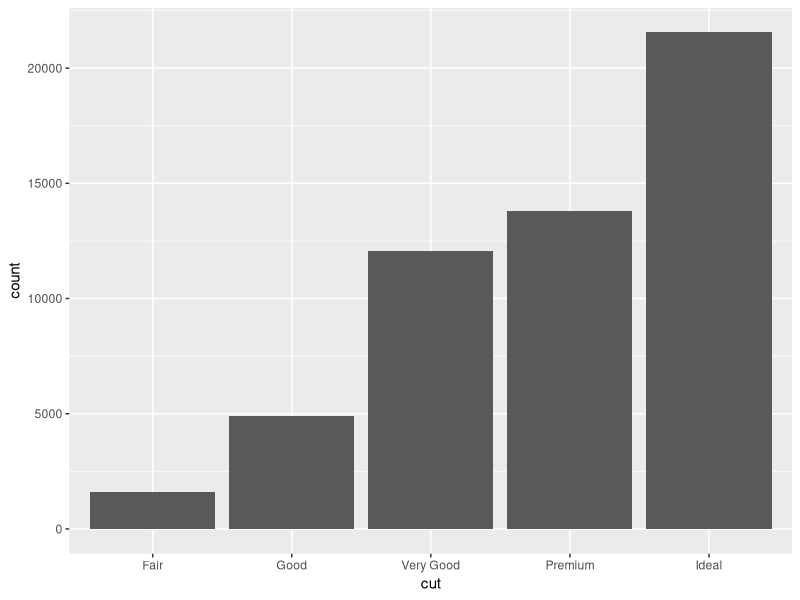
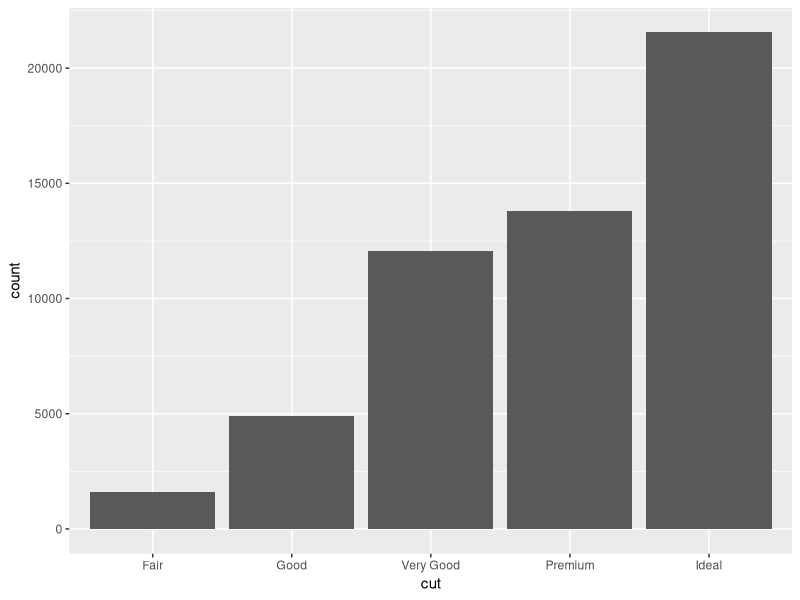
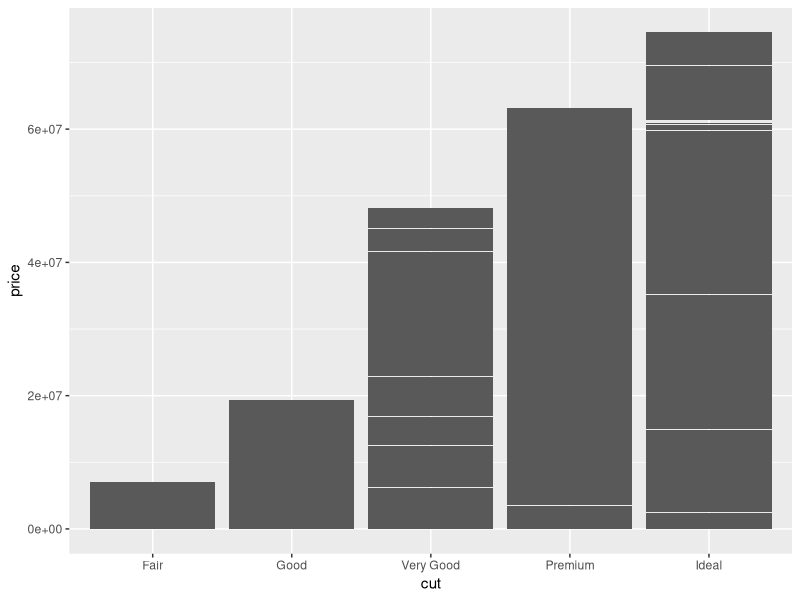
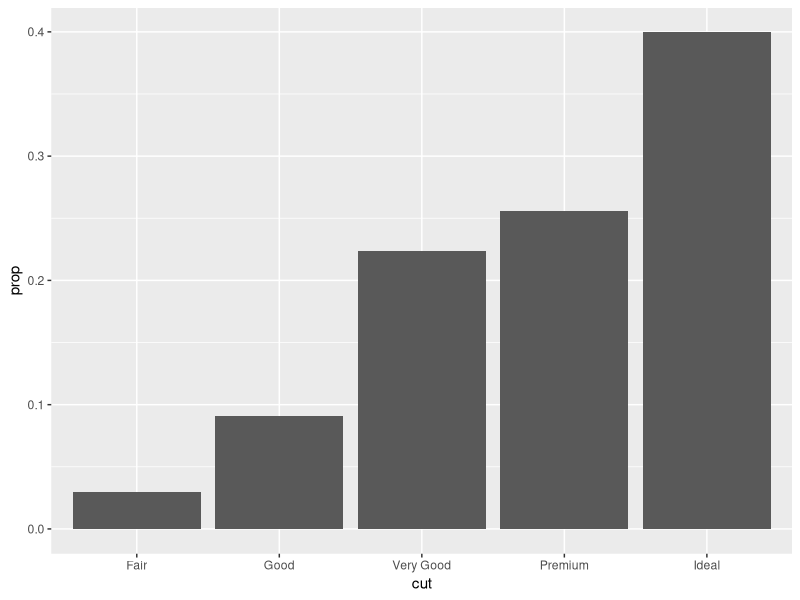
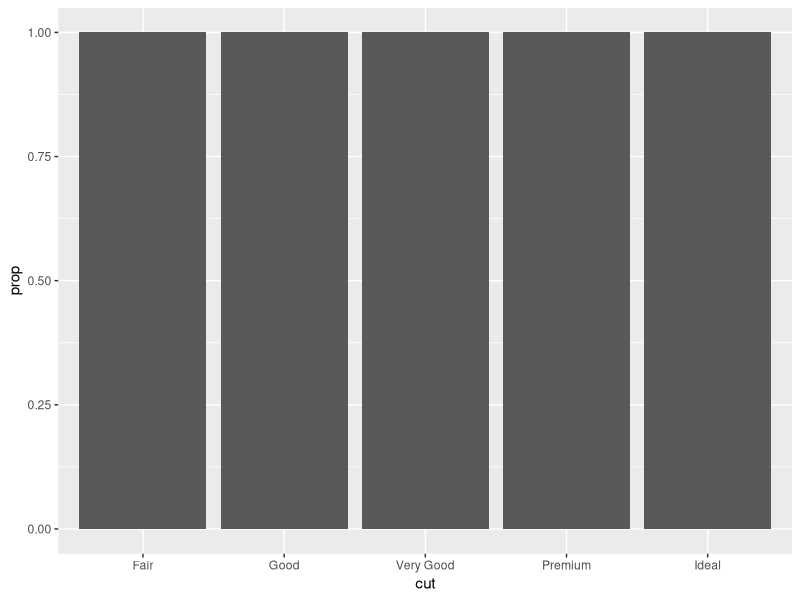
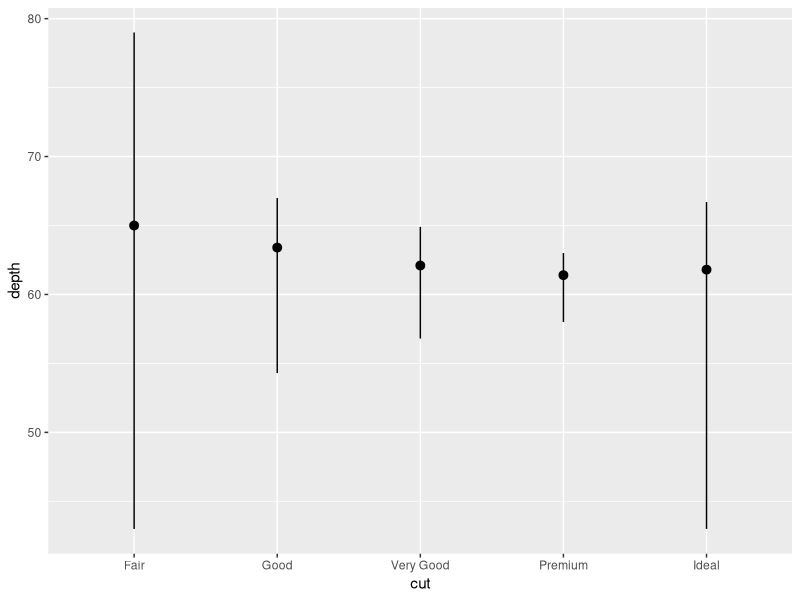
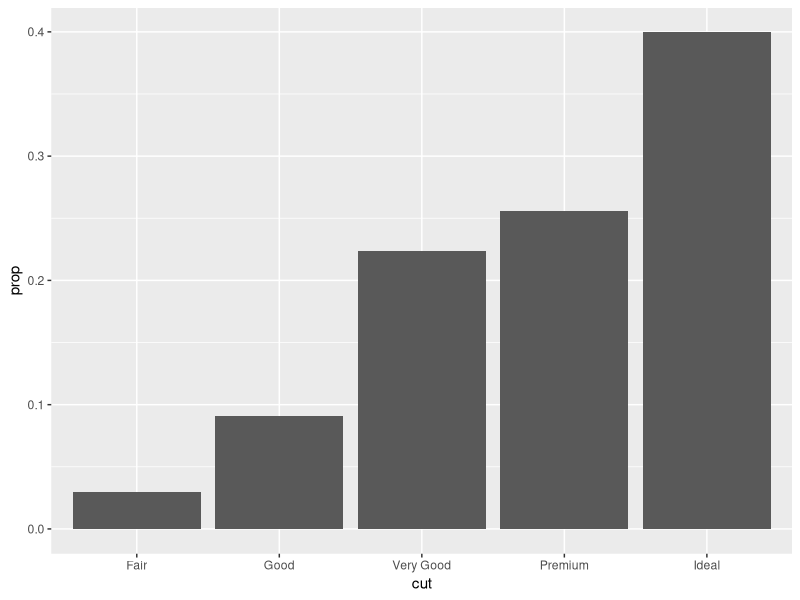
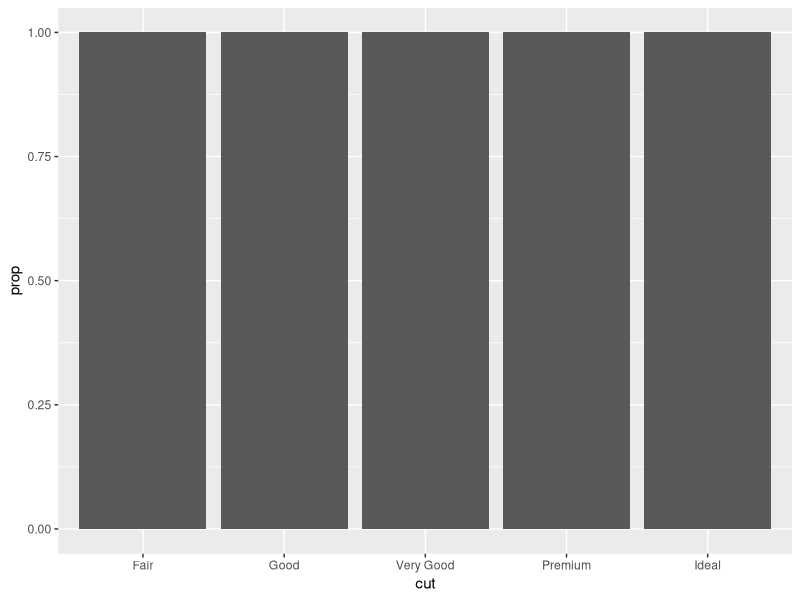

These charts were generated, in order, by the following R code:
###### Fedezzunk fel adatokat vizualisan a ggplot2-vel! (folytatas)

require(tidyverse)



# Ismétlés ----------------------------------------------------------------



#### 6. Statisztikai transzformaciok --------------------------------

# A ggplot2 tartalmaz gyémántokról szóló beépített adatokat
?diamonds

# Oszlopdiagram
ggplot(data = diamonds) + 
    geom_bar(mapping = aes(x = cut))

# Mi van az x tengelyen? Es mi van az y tengelyen?

# Egyes geom-ok uj ertekeket szamitanak az abrazolashoz a stat algoritmussal

# Milyen ertekeket szamol a geom_bar()?


# geom es stat fuggvenyek felcserelhetoek,
# mert minden geom-nak van default stat-ja, es viszont
ggplot(data = diamonds) + 
    stat_count(mapping = aes(x = cut))

## 6.1 Statisztikai transzformaciok explicit meghatarozasa ----------------

# A geom_bar() stat argumentumanak felulirasa: mutassa a valtozok erteket 
ggplot(data = diamonds) + 
    geom_bar(mapping = aes(x = cut, y = price), stat = "identity")

# Az ertekek exponencialis (tudomanyos) formaban vannak az y tengelyen

# Lassuk inkabb az aranyokat a mennyiseg helyett
ggplot(data = diamonds) + 
    geom_bar(mapping = aes(x = cut, y = ..prop.., group = 1))

ggplot(data = diamonds) + 
  geom_bar(mapping = aes(x = cut, y = ..prop..))

# Mire valo a group argumentum? Probaljuk ki a sugoban levo peldakat!
?group


# Statisztikai szamitasok reszletezese
# y ertek statisztikai osszefoglalasa x minden egyedi ertekere

ggplot(data = diamonds) + 
    stat_summary(
        mapping = aes(x = cut, y = depth),
        fun.ymin = min,
        fun.ymax = max,
        fun.y = median
    ) 



# ggplot2 20+ stat fuggvenyt tartalmaz!
# Attekintesuk a ggplot2 cheatsheet-en:
# https://github.com/rstudio/cheatsheets/raw/master/data-visualization-2.1.pdf 

## 6.2 Gyakorlas - statisztikai transzformaciok ----------------

# 1) Mi a stat_summary() default geom-ja? 
# Reprodukald a legutobbi abrat egy geom fuggvennyel!

# 2) Mit csinal a geom_col()? Miben kulonbozik a geom_bar()-tol?

# 3) Milyen ertekeket szamol a stat_smooth()? Milyen parameterekkel vezerelheto?

# 4) Az aranyokat mutato oszlopdiagram kodjaban miert van group=1?
# Mi a problema a ket alatta meghatarozott abraval?
ggplot(data = diamonds) +
    geom_bar(mapping = aes(x = cut, y = ..prop.., group = 1))

ggplot(data = diamonds) + 
    geom_bar(mapping = aes(x = cut, y = ..prop..))

ggplot(data = diamonds) + 
    geom_bar(mapping = aes(x = cut, fill = color, y = ..prop..))

#### 7. A pozicio finomhangolasa --------------------------------

# Mi a kulonbseg a fill es a colour argumentumok kozott oszlopdiagramnal?
ggplot(data = diamonds) + 
    geom_bar(mapping = aes(x = cut, colour = cut))

ggplot(data = diamonds) + 
    geom_bar(mapping = aes(x = cut, fill = cut))

# Ha egy masik valtozot rendelunk a fill argumentumhoz
ggplot(data = diamonds) + 
    geom_bar(mapping = aes(x = cut, fill = clarity))

## 7.1 A position argumentum ----------------

# position="identity" atfedes miatt oszlopoknal nem szerencses
# Amint az lathato, ha attetszore allitjuk az oszlopokat
ggplot(data = diamonds, mapping = aes(x = cut, fill = clarity)) + 
    geom_bar(alpha = 1/5, position = "identity")

# Vagy kitoltetlenul hagyjuk oket
ggplot(data = diamonds, mapping = aes(x = cut, colour = clarity)) + 
    geom_bar(fill = NA, position = "identity")

# position="fill" jo, ha aranyokat akarunk osszehasonlitani
ggplot(data = diamonds) + 
    geom_bar(mapping = aes(x = cut, fill = clarity), position = "fill")

# Vessük össze az ábrát a gyakorisági táblázattal!
table(diamonds$cut, diamonds$clarity)

# position="dodge" egymas melle pakolja az oszlopokat
# Ertekek kozvetlen osszevetesehez nagyon jo
ggplot(data = diamonds) + 
    geom_bar(mapping = aes(x = cut, fill = clarity), position = "dodge")

# Mi lehet a problema egy ilyen pontfelhovel?
ggplot(data = mpg) + 
    geom_point(mapping = aes(x = displ, y = hwy))

# Adjunk egy kis "zajt" az adatokhoz, hogy ne egymason legyen a pontok
ggplot(data = mpg) + 
    geom_point(mapping = aes(x = displ, y = hwy), position = "jitter")
# Ugyanez rovidebben
ggplot(data = mpg) +
    geom_jitter(mapping = aes(x = displ, y = hwy), width = 0.1)

ggplot(data = mpg) +
  geom_count(mapping = aes(x = displ, y = hwy), alpha = 0.5)



## 7.2 Gyakorlas - pozicio ----------------

# 1. Mi a gond ezzel az abraval? Hogyan lehetne ertelmesebbe tenni?
ggplot(data = mpg, mapping = aes(x = cty, y = hwy)) + 
    geom_point()

# 2. geom_jitter() fuggvenyben hogyan lehet szabalyozni a zaj merteket?

# 3. Mi a kulonbseg a geom_jitter() es a geom_count() kozott?

#### 8. Koordinata-rendszerek  --------------------------------

# x es y tengely felcserelese a coord_flip() fuggvennyel
ggplot(data = mpg, mapping = aes(x = class, y = hwy)) + 
    geom_boxplot()

ggplot(data = mpg, mapping = aes(x = class, y = hwy)) + 
    geom_boxplot() +
    coord_flip()

# "Polaris" koordinatarendszer a coord_polar() fugvennyel
bar <- ggplot(data = diamonds) + 
    geom_bar(
        mapping = aes(x = cut, fill = cut), 
        show.legend = FALSE,
        width = 1
    ) + 
    theme(aspect.ratio = 1) +
    labs(x = NULL, y = NULL)

bar + coord_flip()
bar + coord_polar()

## 8.1 Gyakorlas - koordinata-rendszerek ----------------

# 1) Keszits "polcolt" (stacked) oszlopbol tortat a coord_polar() fuggvennyel!




# 2) Mit árul el ez az ábra a városi és az országúti fogyasztás kapcsolatáról?
# Miért fontos a coord_fixed() használata?
# Mit csinál a geom_abline()?

ggplot(data = mpg, mapping = aes(x = cty, y = hwy)) +
  geom_point() + 
  geom_abline() +
  coord_fixed()

#### 9. Osszefoglalas: a grafika nyelvtana a ggplot2-ben  -------------------------------- 

# ggplot(data = <DATA>) + 
#     <GEOM_FUNCTION>(
#         mapping = aes(<MAPPINGS>),
#         stat = <STAT>, 
#         position = <POSITION>
#     ) +
#     <COORDINATE_FUNCTION> +
#     <FACET_FUNCTION>

# Meg kell adni: adat <DATA>, kapcsolas <MAPPINGS>, es <GEOM>!
# Tobbire van mukodokepes default, ami felulirhato.


# Kérdés: mi lehet a limitációja annak, ha a csoportok közötti különbségeket oszlopdiagramokkal 
# mutatjuk meg? Hogyan lehetne ezt orvosolni?
